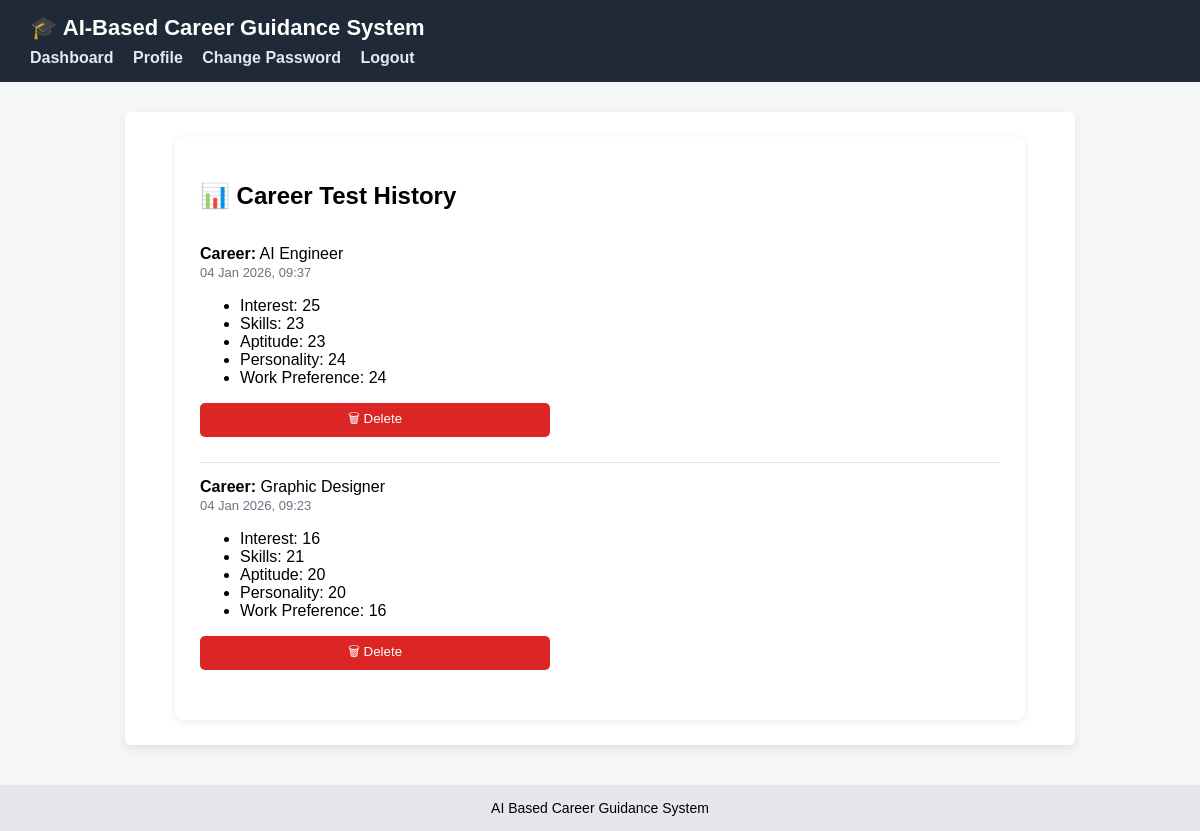
The app's page /history/ (signed in) with its own data.
### guidance/models.py (models this page shows, shortened)
class CareerResult(models.Model):
    user = models.ForeignKey(User, on_delete=models.CASCADE)
    career = models.CharField(max_length=100)
    scores = models.JSONField()
    created_at = models.DateTimeField(auto_now_add=True)

### guidance/views.py (the view)
# urls.py: path('history/', views.career_history, name='career_history'),
@login_required
def career_history(request):
    results = CareerResult.objects.filter(user=request.user).order_by('-created_at')
    return render(request, "guidance/career_history.html", {"results": results})

### guidance/templates/guidance/career_history.html (shortened to what this page needs)
{% extends 'base.html' %}
{% block content %}
<div class="history-card">
<h2>📊 Career Test History</h2>
{% if results %}
  {% for r in results %}
    <div class="result-item">
      <strong>Career:</strong> {{ r.career }} <br>
      <span class="date">{{ r.created_at|date:"d M Y, H:i" }}</span>
      <ul>
        {% for k,v in r.scores.items %}
          <li>{{ k }}: {{ v }}</li>
        {% endfor %}
      </ul>
       <form method="post" action="{% url 'delete_result' r.id %}" style="margin-top:10px;">
        <button type="submit"
                onclick="return confirm('Are you sure you want to delete this result?')"
                style="background:#dc2626;color:white;border:none;padding:6px 14px;border-radius:5px;cursor:pointer;">
          🗑 Delete
        </button>
      </form>
    </div>
  {% endfor %}
{% else %}
  <p>No test history found.</p>
{% endif %}
</div>
{% endblock %}

### guidance/templates/base.html (style rules this page uses)
body { font-family: Arial, sans-serif; background: #f4f6f8; margin: 0; padding: 0; }
input, button { padding: 8px; width: 100%; max-width: 350px; margin-bottom: 10px; }
button { background: #2563eb; color: white; border: none; cursor: pointer; }

### guidance/templates/guidance/career_history.html (style rules this page uses)
.history-card { max-width:800px; margin:auto; background:#fff; padding:25px; border-radius:8px; box-shadow:0 2px 8px rgba(0,0,0,0.08); }
.result-item { border-bottom:1px solid #e5e7eb; padding:15px 0; }
.result-item:last-child { border:none; }
.date { color:#6b7280;font-size:13px; }

### records on screen
CareerResult: career "AI Engineer", created_at "04 Jan 2026, 09:37", scores "Interest" "Skills" "Aptitude" "Personality" "Work Preference", scores "25" "23" "23" "24" "24"
CareerResult: career "Graphic Designer", created_at "04 Jan 2026, 09:23", scores "Interest" "Skills" "Aptitude" "Personality" "Work Preference", scores "16" "21" "20" "20" "16"
